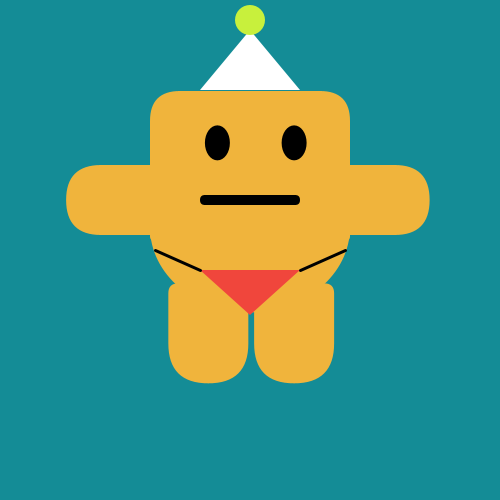
Frame 1 (no input)
Frame 60 (the mouse pressed at the canvas centre just before this capture): identical to frame 1, image omitted
Frame 120 (the mouse held since frame 60 and released just before this capture): identical to frame 1, image omitted

The Processing sketch that drew this single still picture (run headless with seeded random() and noise(); from frame 60 on, the mouse is pressed at the canvas centre):

// Processing sketch: CharacterArt
// ── CharacterArt.pde
int size = 200;
int eyeSize = 25;
int feetSize=80;
int armSize = 70;

void setup() {
  size(500, 500);
}  

void draw() {
  background(20, 140, 150);
  rectMode(CENTER);
  noStroke();
  //head
  fill(240, 180, 60);
  rect(width/2, height/3, size, size-50, 30, 30, 5, 5);


  //hat
  fill(255);
  triangle(200, 90, 300, 90, 250, 30);
  fill(200, 240, 60);
  ellipse(250, 20, 30, 30);

  //eyes
  fill(0);
  ellipse(width/2.3, height/3.5, eyeSize, eyeSize+10);
  ellipse(width/1.7, height/3.5, eyeSize, eyeSize+10);

  //mouth
  rect(width/2, height/2.5, feetSize+20, feetSize-70, 50, 50, 50, 50);

  //legs
  fill(240, 180, 60);
  rect(width/2.4, height/1.5, feetSize, feetSize+20, 10, 10, 50, 50);
  rect(width/1.7, height/1.5, feetSize, feetSize+20, 10, 10, 50, 50);

  //arms
  fill(240, 180, 60);
  rect(width/4.5, height/2.5, armSize+20, armSize, 50, 0, 0, 50);
  rect(width/1.3, height/2.5, armSize+20, armSize, 0, 50, 50, 0);

  //body

  fill(240, 180, 60);
  arc(width/2, height/2.2, size, size-30, 0, PI, PIE);
  
  //underwear
  fill(240, 70, 60);
  triangle(200, 270, 300, 270, 250, 315);
  stroke(1);
  strokeWeight(3);
  fill(240, 70, 60);
  line(200, 270, 155, 250);
  line(300, 270, 345,250);
}
